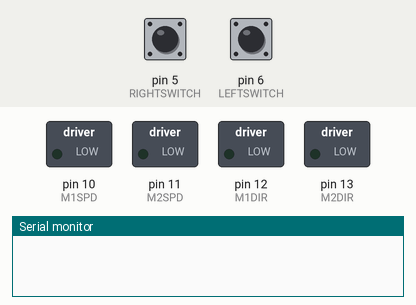
Recording of a sketch running on a simulated Arduino Uno, built with avr-gcc and run on an emulated ATmega328P. On the bench: switched loads named in the sketch (green lamp = pin HIGH), the last lines printed to the serial monitor. Inputs (shaded band) come from the test bench; at power-on: pin 5 (RIGHTSWITCH) HIGH, pin 6 (LEFTSWITCH) HIGH.

Above: at 1.2 s.
1.3 s: pin 5 (RIGHTSWITCH) pulled LOW for 3.2 s
At 2.1 s:
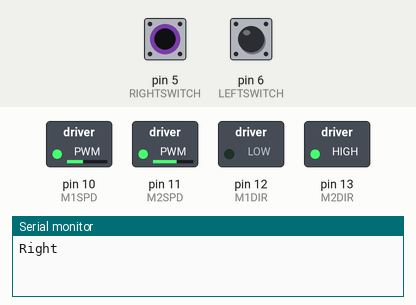
6.8 s: pin 6 (LEFTSWITCH) pulled LOW for 0.15 s
At 7.6 s:
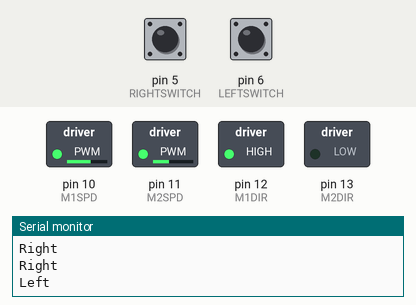
9.3 s: pin 6 (LEFTSWITCH) pulled LOW for 3.2 s
At 14.2 s:
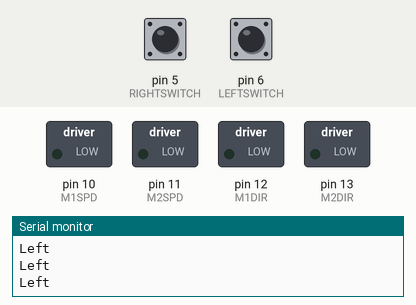
Timing chart, 0 to 15.7 s (numbered marks = the images above; inputs shaded):
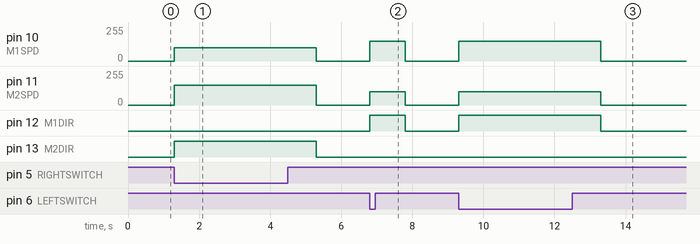

Measured:
- after the input at 1.3 s, pin 10 (M1SPD): 0/255 → 100/255 at once, → 0/255 4.0 s later; pin 11 (M2SPD): 0/255 → 150/255 at once, → 0/255 4.0 s later; pin 13 (M2DIR): LOW → HIGH at once, → LOW 4.0 s later
- after the input at 6.8 s, pin 10 (M1SPD): 0/255 → 150/255 at once, → 0/255 1.0 s later; pin 11 (M2SPD): 0/255 → 100/255 at once, → 0/255 1.0 s later; pin 12 (M1DIR): LOW → HIGH at once, → LOW 1.0 s later
- after the input at 9.3 s, pin 10 (M1SPD): 0/255 → 150/255 at once, → 0/255 4.0 s later; pin 11 (M2SPD): 0/255 → 100/255 at once, → 0/255 4.0 s later; pin 12 (M1DIR): LOW → HIGH at once, → LOW 4.0 s later

The sketch:

updated_motor_test.ino
```cpp
#define FORWARD 0 //set to 1 to test FORWARD/BACKWARD using switches

#define LEFTSWITCH 6 //D6 Blue Connector Marked "B"
#define RIGHTSWITCH 5 //D5 Blue Connector Marked "G"
#define M1SPD 10 //D10 PWM M1 speed pin
#define M2SPD 11 //D11 PWM M2 speed pin
#define M2DIR 13 //D13 PWM M2 direction
#define M1DIR 12 //D12 M1 direction
#define BUZZER 4 //D4

int lowspd = 100; //PWM for stall of motors

int setspd = 150; //This is PWM the motors will run at.

void setup() {

Serial.begin(9600);
pinMode(LEFTSWITCH, INPUT_PULLUP);
pinMode(RIGHTSWITCH, INPUT_PULLUP);
pinMode(M1SPD, OUTPUT);
pinMode(M2SPD, OUTPUT);
pinMode(M1DIR, OUTPUT);
pinMode(M2DIR, OUTPUT);
stop();
}

void loop() {

  if (digitalRead(LEFTSWITCH) == LOW) {
    Serial.println("Left");

    if (FORWARD) {setSpd(150,150); Forward(); } else {setSpd(150, 0); Left();}
    delay(1000);
    }
if (digitalRead(RIGHTSWITCH) == LOW) {
  Serial.println("Right");
  if (FORWARD) {Backward(150,150);} else {setSpd(0,150);Right();}
  delay(1000);
  }
stop();
}

void stop() {
  analogWrite(M1SPD, 0);
  digitalWrite(M1DIR, LOW);
  analogWrite(M2SPD, 0);
  digitalWrite(M2DIR, LOW);
}

void setSpd(int m1, int m2) {
  if (m1 < lowspd) {m1 = lowspd;}
  if (m2 < lowspd) {m2 = lowspd;}
  if (m1 > 255) {m1 = 255;}
  if (m2 > 255) {m2 = 255;}
  analogWrite(M1SPD, m1);
  analogWrite(M2SPD, m2);
}
void Forward() {
  digitalWrite(M1DIR, HIGH);
  digitalWrite(M2DIR, HIGH);
  }

void Backward(int m1, int m2) {
  digitalWrite(M1DIR, LOW);
  analogWrite(M1SPD, 255 - m1);
  digitalWrite(M2DIR, LOW);
  analogWrite(M2SPD, 255 - m2);
}

void Left() {
  digitalWrite(M1DIR, HIGH);
  digitalWrite(M2DIR, LOW);
}

void Right() {
  digitalWrite(M1DIR, LOW);
  digitalWrite(M2DIR, HIGH);
}
```
